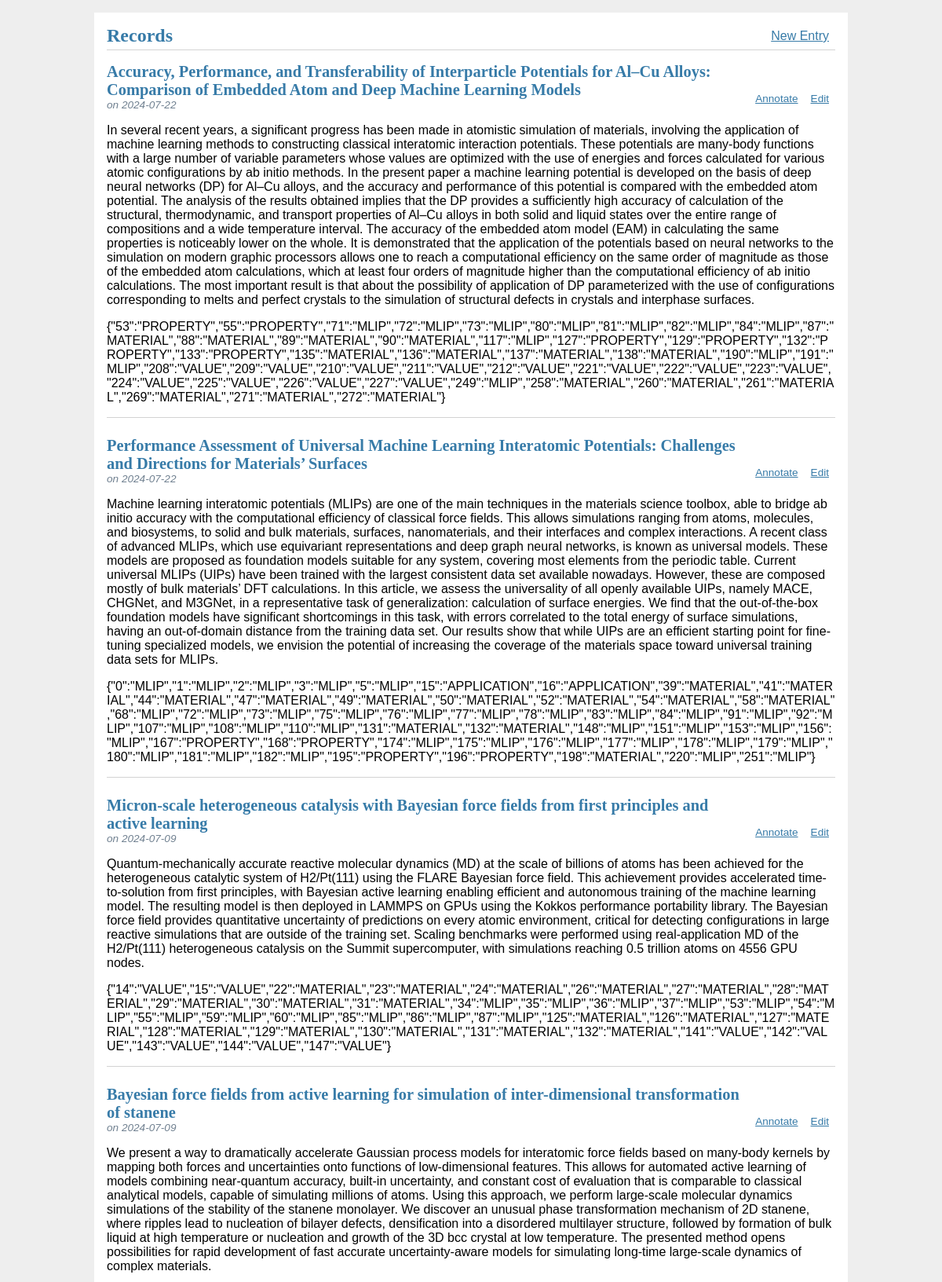
The page / (upper part) on the database its author committed.
### tables this page shows
CREATE TABLE "mlip" (
  id INTEGER PRIMARY KEY AUTOINCREMENT,
  created TIMESTAMP NOT NULL DEFAULT CURRENT_TIMESTAMP,
  title TEXT,
  body TEXT NOT NULL,
  annotation TEXT
);

### AnnoApp/mlip.py (the view)
@bp.route('/')
def index():
    db = get_db()
    texts = db.execute(
        'SELECT p.id, title, body, annotation, created'
        ' FROM mlip p'
        ' ORDER BY created DESC'
    ).fetchall()
    return render_template('mlip/index.html', texts=texts)

### AnnoApp/db.py (called while the page is built)
def get_db():
    if 'db' not in g:
        g.db = sqlite3.connect(
            current_app.config['DATABASE'],
            detect_types=sqlite3.PARSE_DECLTYPES
        )
        g.db.row_factory = sqlite3.Row
    return g.db

### AnnoApp/templates/mlip/index.html
{% extends 'base.html' %}
{% block header %}
  <h1>{% block title %}Records{% endblock %}</h1>
  <a class="action" href="{{ url_for('mlip.create') }}">New Entry</a>
{% endblock %}
{% block content %}
  {% for text in texts %}
    <article class="post">
      <header>
        <div>
          <h1>{{ text['title'] }}</h1>
          <div class="about">on {{ text['created'].strftime('%Y-%m-%d') }}</div>
        </div>
        <a class="action" href="{{ url_for('mlip.annotate', id=text['id']) }}">Annotate</a>
        <a class="action" href="{{ url_for('mlip.update', id=text['id']) }}">Edit</a>
      </header>
      <p style='word-wrap: break-word;'>{{ text['body'] }}</p>
      <p style='word-wrap: break-word;'>{{ text['annotation'] }}</p>
    </article>
    {% if not loop.last %}
      <hr>
    {% endif %}
  {% endfor %}
{% endblock %}

### AnnoApp/templates/base.html (shortened to what this page needs)
<!doctype html>
<link rel="stylesheet" href="{{ url_for('static', filename='style.css') }}">
<section class="content">
  <header>
    {% block header %}{% endblock %}
  </header>
  {% block content %}{% endblock %}
</section>

### AnnoApp/static/style.css (style rules this page uses)
h1 { font-family: serif; color: #377ba8; margin: 1rem 0; }
a { color: #377ba8; }
hr { border: none; border-top: 1px solid lightgray; }
nav ul li a, nav ul li span, header .action { display: block; padding: 0.5rem; }
.content { padding: 0 1rem 1rem; }
.content > header { border-bottom: 1px solid lightgray; display: flex; align-items: flex-end; }
.content > header h1 { flex: auto; margin: 1rem 0 0.25rem 0; }
.post > header { display: flex; align-items: flex-end; font-size: 0.85em; }
.post > header > div:first-of-type { flex: auto; }
.post > header h1 { font-size: 1.5em; margin-bottom: 0; }
.post .about { color: slategray; font-style: italic; }
.content:last-child { margin-bottom: 0; }

### rows shown on the page
mlip: title "Accuracy, Performance, and Transferability of Interparticle Potentials for Al–Cu Alloys: Comparison of Embedded Atom and Deep Machine Learning Models", created "2024-07-22", body "In several recent years, a significant progress has been made in atomistic simulation of materials, involving the application of machine learning methods to constructing classical interatomic interaction potentials. These potentials are many-body functions with a large number of variable parameters whose values are optimized with the use of energies and forces calculated for various atomic configurations by ab initio methods. In the present paper a machine learning potential is developed on the basis of deep neural networks (DP) for Al–Cu alloys, and the accuracy and performance of this potential is compared with the embedded atom potential. The analysis of the results obtained implies that…", annotation "{\"53\":\"PROPERTY\",\"55\":\"PROPERTY\",\"71\":\"MLIP\",\"72\":\"MLIP\",\"73\":\"MLIP\",\"80\":\"MLIP\",\"81\":\"MLIP\",\"82\":\"MLIP\",\"84\":\"MLIP\",\"87\":\"MATERIAL\",\"88\":\"MATERIAL\",\"89\":\"MATERIAL\",\"90\":\"MATERIAL\",\"117\":\"MLIP\",\"127\":\"PROPERTY\",\"129\":\"PROPERTY\",\"132\":\"PROPERTY\",\"133\":\"PROPERTY\",\"135\":\"MATERIAL\",\"136\":\"MATERIAL\",\"137\":\"MATERIAL\",\"138\":\"MATERIAL\",\"190\":\"MLIP\",\"191\":\"MLIP\",\"208\":\"VALUE\",\"209\":\"VALUE\",\"210\":\"VALUE\",\"211\":\"VALUE\",\"212\":\"VALUE\",\"221\":\"VALUE\",\"222\":\"VALUE\",\"223\":\"VALUE\",\"224\":\"VALUE\",\"225\":\"VALUE\",\"226\":\"VALUE\",\"227\":\"VALUE\",\"249\":\"MLIP\",\"258\":\"MATERIAL\",\"260\":\"MATERIAL\",\"261\":\"MATERIAL\",\"269\":\"MATERIAL\",\"271\":\"MATERIAL\",\"272\":\"MATERIAL\"}"
mlip: title "Performance Assessment of Universal Machine Learning Interatomic Potentials: Challenges and Directions for Materials’ Surfaces", created "2024-07-22", body "Machine learning interatomic potentials (MLIPs) are one of the main techniques in the materials science toolbox, able to bridge ab initio accuracy with the computational efficiency of classical force fields. This allows simulations ranging from atoms, molecules, and biosystems, to solid and bulk materials, surfaces, nanomaterials, and their interfaces and complex interactions. A recent class of advanced MLIPs, which use equivariant representations and deep graph neural networks, is known as universal models. These models are proposed as foundation models suitable for any system, covering most elements from the periodic table. Current universal MLIPs (UIPs) have been trained with the largest…", annotation "{\"0\":\"MLIP\",\"1\":\"MLIP\",\"2\":\"MLIP\",\"3\":\"MLIP\",\"5\":\"MLIP\",\"15\":\"APPLICATION\",\"16\":\"APPLICATION\",\"39\":\"MATERIAL\",\"41\":\"MATERIAL\",\"44\":\"MATERIAL\",\"47\":\"MATERIAL\",\"49\":\"MATERIAL\",\"50\":\"MATERIAL\",\"52\":\"MATERIAL\",\"54\":\"MATERIAL\",\"58\":\"MATERIAL\",\"68\":\"MLIP\",\"72\":\"MLIP\",\"73\":\"MLIP\",\"75\":\"MLIP\",\"76\":\"MLIP\",\"77\":\"MLIP\",\"78\":\"MLIP\",\"83\":\"MLIP\",\"84\":\"MLIP\",\"91\":\"MLIP\",\"92\":\"MLIP\",\"107\":\"MLIP\",\"108\":\"MLIP\",\"110\":\"MLIP\",\"131\":\"MATERIAL\",\"132\":\"MATERIAL\",\"148\":\"MLIP\",\"151\":\"MLIP\",\"153\":\"MLIP\",\"156\":\"MLIP\",\"167\":\"PROPERTY\",\"168\":\"PROPERTY\",\"174\":\"MLIP\",\"175\":\"MLIP\",\"176\":\"MLIP\",\"177\":\"MLIP\",\"178\":\"MLIP\",\"179\":\"MLIP\",\"180\":\"MLIP\",\"181\":\"MLIP\",\"182\":\"MLIP\",\"195\":\"PROPERTY\",\"196\":\"PROPERTY\",\"198\":\"MATERIAL\",\"22…"
mlip: title "Micron-scale heterogeneous catalysis with Bayesian force fields from first principles and active learning", created "2024-07-09", body "Quantum-mechanically accurate reactive molecular dynamics (MD) at the scale of billions of atoms has been achieved for the heterogeneous catalytic system of H2/Pt(111) using the FLARE Bayesian force field. This achievement provides accelerated time-to-solution from first principles, with Bayesian active learning enabling efficient and autonomous training of the machine learning model. The resulting model is then deployed in LAMMPS on GPUs using the Kokkos performance portability library. The Bayesian force field provides quantitative uncertainty of predictions on every atomic environment, critical for detecting configurations in large reactive simulations that are outside of the training…", annotation "{\"14\":\"VALUE\",\"15\":\"VALUE\",\"22\":\"MATERIAL\",\"23\":\"MATERIAL\",\"24\":\"MATERIAL\",\"26\":\"MATERIAL\",\"27\":\"MATERIAL\",\"28\":\"MATERIAL\",\"29\":\"MATERIAL\",\"30\":\"MATERIAL\",\"31\":\"MATERIAL\",\"34\":\"MLIP\",\"35\":\"MLIP\",\"36\":\"MLIP\",\"37\":\"MLIP\",\"53\":\"MLIP\",\"54\":\"MLIP\",\"55\":\"MLIP\",\"59\":\"MLIP\",\"60\":\"MLIP\",\"85\":\"MLIP\",\"86\":\"MLIP\",\"87\":\"MLIP\",\"125\":\"MATERIAL\",\"126\":\"MATERIAL\",\"127\":\"MATERIAL\",\"128\":\"MATERIAL\",\"129\":\"MATERIAL\",\"130\":\"MATERIAL\",\"131\":\"MATERIAL\",\"132\":\"MATERIAL\",\"141\":\"VALUE\",\"142\":\"VALUE\",\"143\":\"VALUE\",\"144\":\"VALUE\",\"147\":\"VALUE\"}"
mlip: title "Bayesian force fields from active learning for simulation of inter-dimensional transformation of stanene", created "2024-07-09", body "We present a way to dramatically accelerate Gaussian process models for interatomic force fields based on many-body kernels by mapping both forces and uncertainties onto functions of low-dimensional features. This allows for automated active learning of models combining near-quantum accuracy, built-in uncertainty, and constant cost of evaluation that is comparable to classical analytical models, capable of simulating millions of atoms. Using this approach, we perform large-scale molecular dynamics simulations of the stability of the stanene monolayer. We discover an unusual phase transformation mechanism of 2D stanene, where ripples lead to nucleation of bilayer defects, densification into…"
